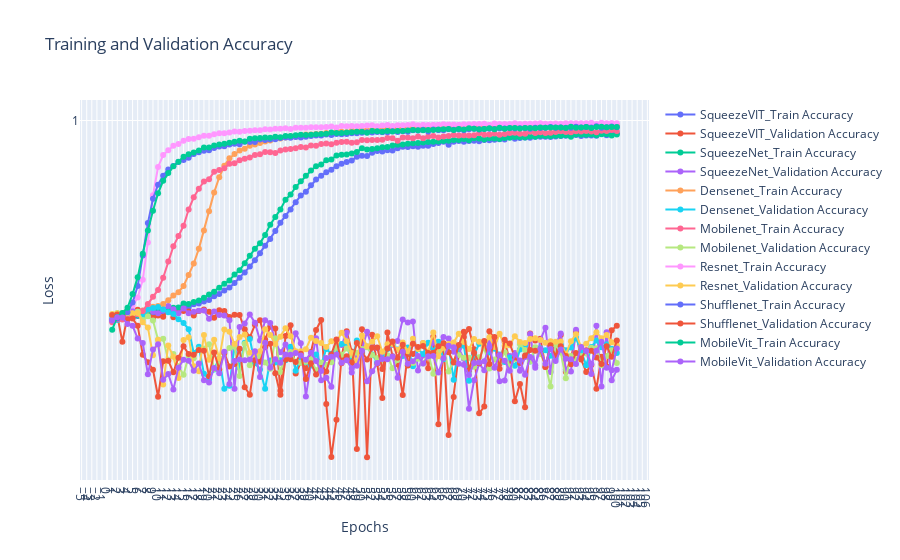

The cell this chart's notebook holds for it:
### Code cell
# Create the interactive plot
fig = go.Figure()
for exps in loss_data.keys():
    # plt.plot(epochs, loss_data[exps][0], label=exps + 'Train Loss', marker='o')
    # plt.plot(epochs, loss_data[exps][1], label=exps + 'Validation Loss', marker='o')
    fig.add_trace(go.Scatter(x=epochs, y=acc_data[exps][0], mode='lines+markers', name=exps + '_Train Accuracy'))
    fig.add_trace(go.Scatter(x=epochs, y=acc_data[exps][1], mode='lines+markers', name=exps + '_Validation Accuracy'))
# fig.add_trace(go.Scatter(x=epochs, y=train_loss, mode='lines+markers', name='Train Loss'))
# fig.add_trace(go.Scatter(x=epochs, y=val_loss, mode='lines+markers', name='Validation Loss'))

fig.update_layout(
    title='Training and Validation Accuracy',
    xaxis_title='Epochs',
    yaxis_title='Loss',
    xaxis=dict(tickmode='linear'),
    yaxis=dict(tickmode='linear'),
    # legend=dict(x=0, y=1),
    grid=dict(),
)

fig.show()
